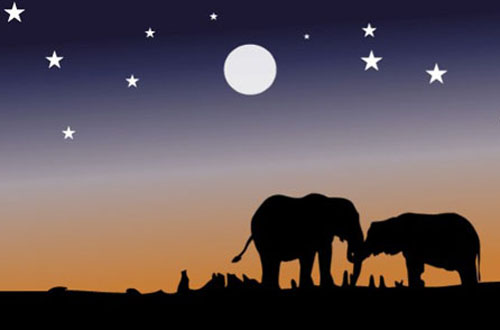
#> input picture elephant.jpg, 500 x 330 px
$ python main.py
#> lines starting #> are read from the running program, lines starting #| are printed output that depends on the picture
#!/usr/bin/env python
# coding: utf-8

import numpy as np
import cv2
from matplotlib import pyplot as plt
from sklearn.cluster import KMeans

img = cv2.imread('./elephant.jpg')
#> img is the input picture: shape (330, 500, 3); mean B, G, R 85.4, 81.1, 93.9
print(img.shape)
#| (330, 500, 3)

img = cv2.cvtColor(img, cv2.COLOR_BGR2RGB)

plt.imshow(img)
plt.axis(False)
plt.show()

img = img.reshape((-1, 3))

print(img.shape)
#| (165000, 3)

k = 4
kms = KMeans(n_clusters=4)

kms.fit(img)

centers = kms.cluster_centers_

centers = np.array((centers), dtype='uint8')
print(centers)

i = 1
plt.figure(0, figsize=(8, 2))
color = []
for each_color in centers:
    plt.subplot(1, 4, i)
    plt.axis(False)
    i += 1
    color.append(each_color)
    a = np.zeros((100, 100, 3), dtype='uint8')
    a[:, :, :] = each_color
    plt.imshow(a)
plt.show()
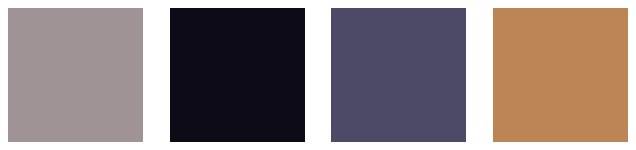
#> figure drawn by matplotlib, 4 panels

new_img = np.zeros((330 * 500, 3), dtype='uint8')
print(color)


for i in range(new_img.shape[0]):
    new_img[i] = color[kms.labels_[i]]
new_img = new_img.reshape((330, 500, 3))
plt.imshow(new_img)
plt.show()
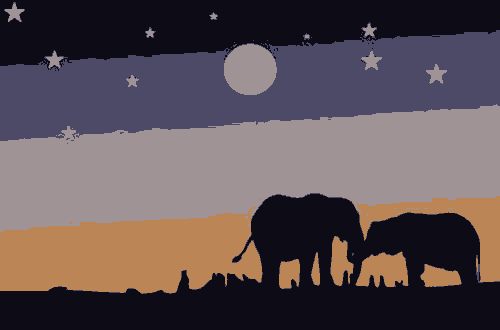
#> shown: shape (330, 500, 3); mean R, G, B 93.5, 80.8, 84.8

im2 = np.zeros((300 * 550, 3), dtype='uint8')

for i in range(im2.shape[0]):
    if kms.labels_[i] == 0:
        im2[i] = color[kms.labels_[i]]
    else:
        im2[i] = np.array([255, 255, 255], dtype='uint8')

im2 = im2.reshape((330, 500, 3))
plt.imshow(im2)
plt.show()
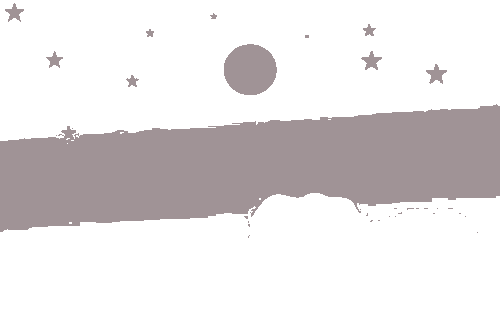
#> shown: shape (330, 500, 3); mean R, G, B 228, 224.3, 225.2
